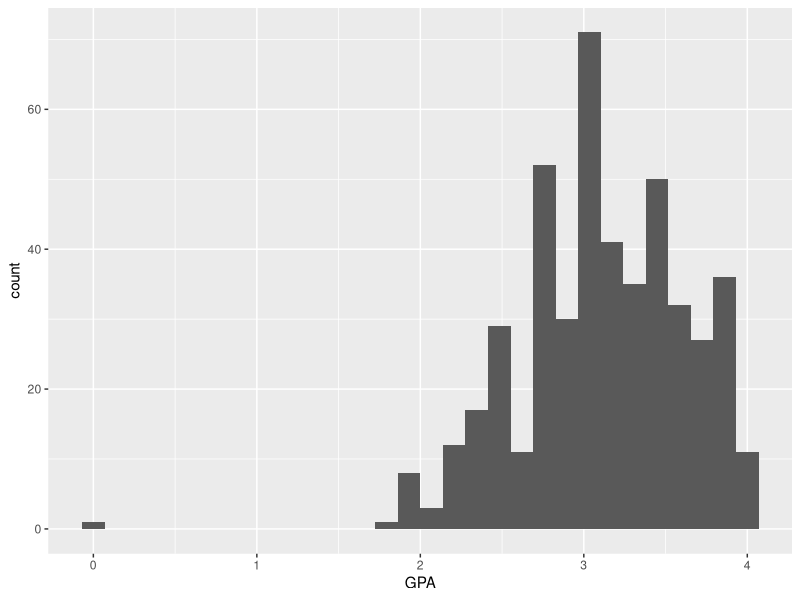
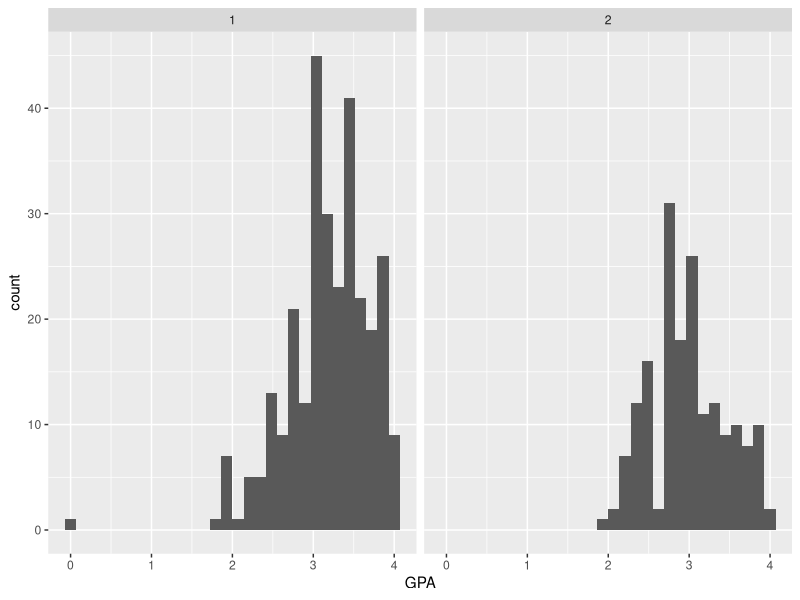
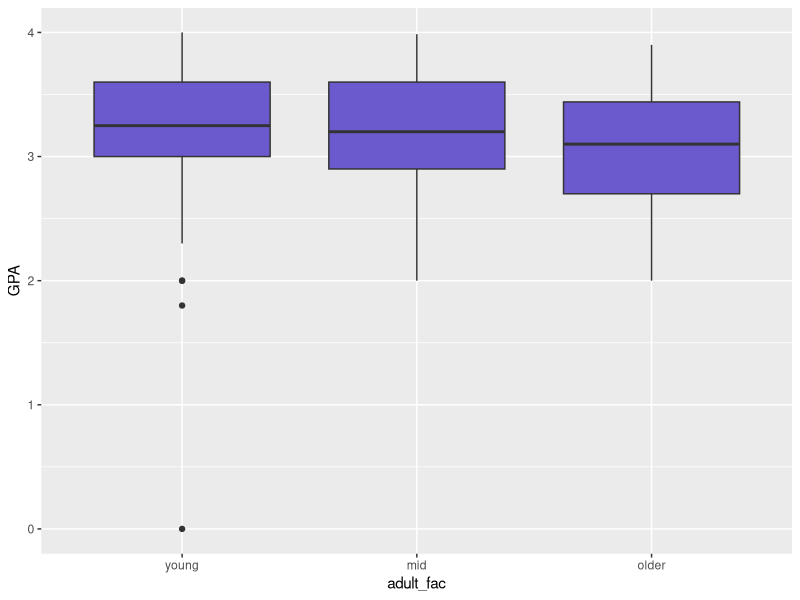

Source code (R) for these figures, in order:
## ---- chunk 1
#| echo: TRUE
# install.packages("tidyverse")
library(tidyverse)
## ---- chunk 2
#| echo: TRUE
students <- read_csv("data/cassady_finch_bolin.csv")
head(students, 4)
## ---- chunk 3
summary(students)
## ---- chunk 4
students |> 
  filter(GPA > 5) 
## ---- chunk 5
students_clean <- students |> 
  mutate(GPA = if_else(GPA > 5, 3.02, GPA))
## ---- chunk 6
students_clean |> 
  filter(GPA > 5) 
## ---- chunk 7
students_clean |> 
  ggplot(aes(x = GPA)) + geom_histogram() 
## ---- chunk 8
model_gpa_anxiety <- lm(GPA ~ CTA.tot + BStotal, data = students_clean)
summary(model_gpa_anxiety)
## ---- chunk 9
options(scipen = 999)
## ---- chunk 10
summary(model_gpa_anxiety)
## ---- chunk 11
model_gpa_anxiety2 <- lm(GPA ~ CTA.tot + BStotal + CTA.tot:BStotal, 
                         data = students_clean)
summary(model_gpa_anxiety2)
## ---- chunk 12
anova(model_gpa_anxiety, model_gpa_anxiety2)
## ---- chunk 13
students_clean |> 
  ggplot(aes(x = GPA)) + geom_histogram() + 
  facet_wrap(~ Gender)
## ---- chunk 14
str(students_clean)
## ---- chunk 15
unique(students_clean$Gender)
## ---- chunk 16
model_gpa_anxiety_gender <- lm(GPA ~ CTA.tot + BStotal + Gender, 
                               data = students_clean)
## ---- chunk 17
summary(model_gpa_anxiety_gender)
## ---- chunk 18
students_clean$gender_factor <- factor(students_clean$Gender, 
                                 levels = c(1, 2), 
                                 labels = c("Female", "Male"))
## ---- chunk 19
levels(students_clean$gender_factor)
## ---- chunk 20
fct_count(students_clean$gender_factor)
## ---- chunk 21
model_gpa_anxiety_gender2 <- lm(GPA ~ CTA.tot + BStotal + gender_factor, 
                               data = students_clean)
summary(model_gpa_anxiety_gender2)
## ---- chunk 22
students_clean |> 
  group_by(gender_factor) |> 
  summarize(gender_GPA = mean(GPA, na.rm = T))
## ---- chunk 23
students_clean <- students_clean |> 
  mutate(adult_group = case_when(
    Age <= 19 ~ "young",
    Age > 19 & Age <= 21 ~ "mid",
    Age > 21 ~ "older"))

# How many of each?
count(students_clean,adult_group)
## ---- chunk 24
str(students_clean$adult_group)
## ---- chunk 25
GPA_adult <- lm(GPA ~ adult_group, data = students_clean)
summary(GPA_adult)
## ---- chunk 26
GPA_adult$coefficients
## ---- chunk 27
students_clean$adult_fac <- factor(students_clean$adult_group, 
                             levels = c("young", "mid", "older"))
## ---- chunk 28
levels(students_clean$adult_fac)
## ---- chunk 29
GPA_adult2 <- lm(GPA ~ adult_fac, data = students_clean)
summary(GPA_adult2)
## ---- chunk 30
students_clean |> 
  drop_na() |> 
  ggplot(aes(x = adult_fac, y = GPA)) + geom_boxplot(fill = "slateblue")
## ---- chunk 31
summary(gss_cat)
